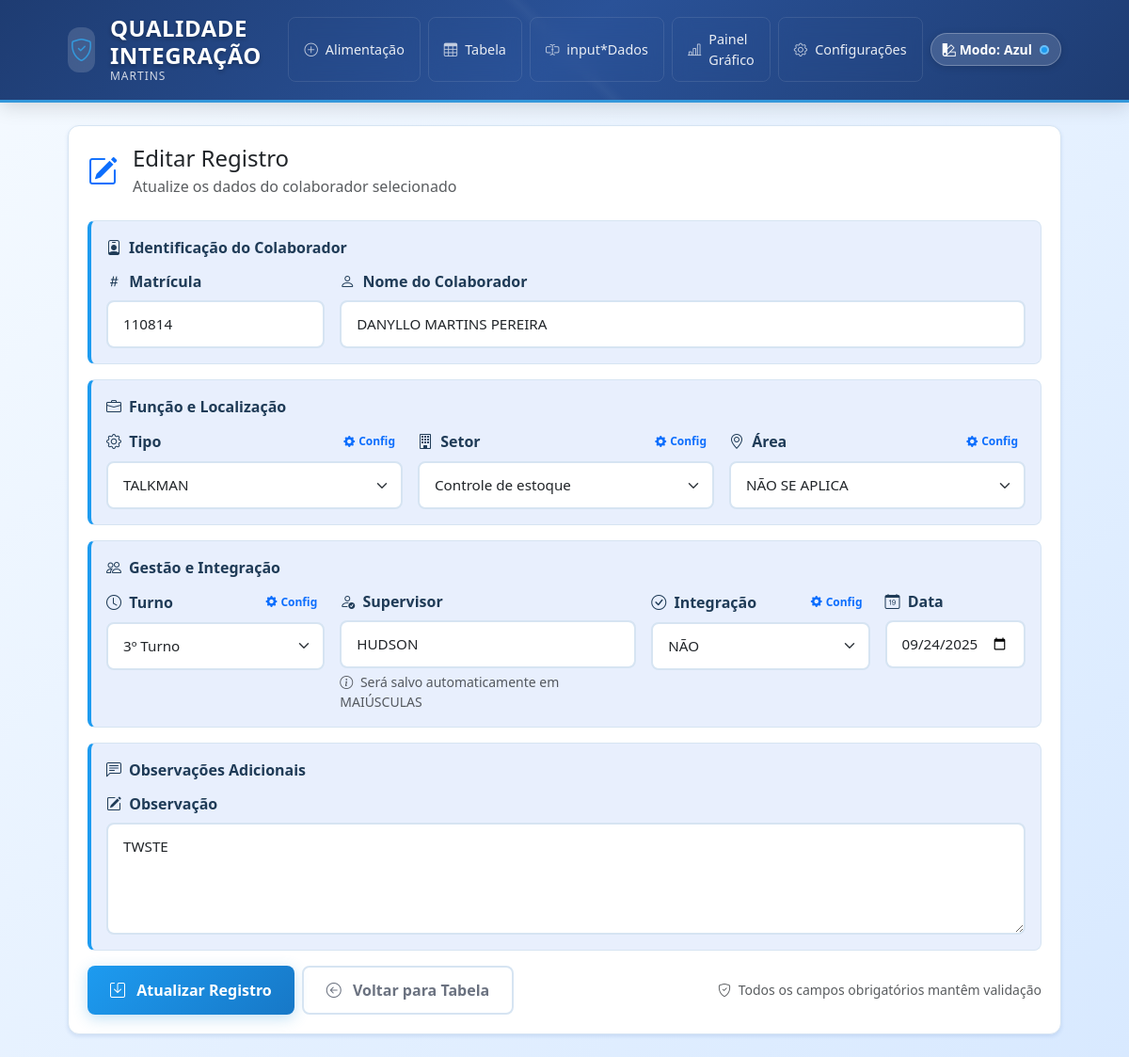
The app's page /tabela/61/editar?min_data=2025-09-04&max_data=2025-10-03&q_nome=&q_matricula=&q_supervisor=&page=1&per_page=25, older data.
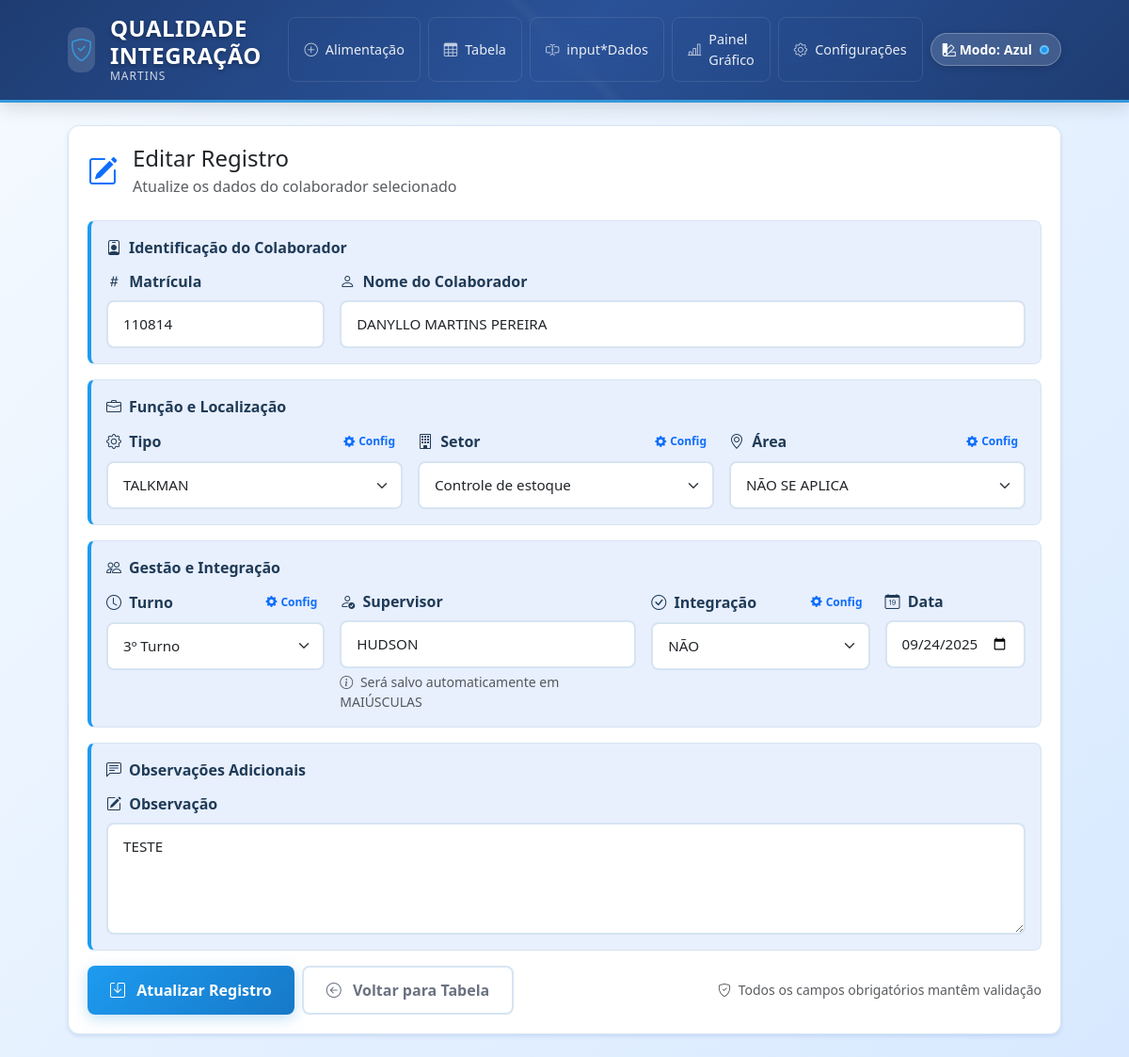
The same page, newer data.
### app/models.py (models this page shows, shortened)
class Colaborador(db.Model):
    __tablename__ = 'colaboradores'
    id = db.Column(db.Integer, primary_key=True)
    matricula = db.Column(db.Integer, nullable=False, index=True)
    nome = db.Column(db.String(120), nullable=False)
    tipo = db.Column(db.String(50), nullable=False)  # from list 'tipo'
    setor = db.Column(db.String(50), nullable=False)  # from list 'setor'
    area = db.Column(db.String(120), nullable=False)  # list 'area' (editable)
    turno = db.Column(db.String(50), nullable=False)  # from list 'turno'
    supervisor = db.Column(db.String(120), nullable=False)  # stored UPPER
    integracao = db.Column(db.String(10), nullable=False)  # from list 'integracao'
    data = db.Column(db.Date, nullable=False, default=datetime.utcnow)
    observacao = db.Column(db.Text, nullable=True)
    created_at = db.Column(db.DateTime, default=datetime.utcnow)

### app/views.py (the view, shortened to what this page needs)
@bp.route('/tabela/<int:item_id>/editar', methods=['GET', 'POST'])
def editar_colaborador(item_id: int):
    col = Colaborador.query.get_or_404(item_id)
    lists = {
        'tipo': get_list('tipo'),
        'setor': get_list('setor'),
        'area': get_list('area'),
        'turno': get_list('turno'),
        'integracao': get_list('integracao'),
    }
    for key in ('tipo', 'setor', 'area', 'turno', 'integracao'):
        current_value = getattr(col, key, None)
        if current_value and current_value not in lists[key]:
            lists[key] = [current_value] + lists[key]
    filters_raw = {
        'min_data': request.args.get('min_data'),
        'max_data': request.args.get('max_data'),
        'q_nome': request.args.get('q_nome'),
        'q_matricula': request.args.get('q_matricula'),
        'q_supervisor': request.args.get('q_supervisor'),
        'page': request.args.get('page', type=int),
        'per_page': request.args.get('per_page', type=int),
    }
    filters = {k: v for k, v in filters_raw.items() if v not in (None, '')}
    return_url = url_for('main.tabela', **filters) if filters else url_for('main.tabela')
    form_action = url_for('main.editar_colaborador', item_id=col.id, **filters) if filters else url_for('main.editar_colaborador', item_id=col.id)
    form_data = {
        'matricula': col.matricula,
        'nome': col.nome,
        'tipo': col.tipo,
        'setor': col.setor,
        'area': col.area,
        'turno': col.turno,
        'supervisor': col.supervisor,
        'integracao': col.integracao,
        'data': col.data.strftime('%Y-%m-%d') if col.data else '',
        'observacao': col.observacao or '',
    }
    return render_template(
        'editar_colaborador.html',
        col=col,
        lists=lists,
        form=form_data,
        form_action=form_action,
        return_url=return_url,
    )

### app/views.py (called while the page is built)
def get_list(nome: str) -> list[str]:
    rows = ConfigList.query.filter_by(nome_lista=nome).order_by(ConfigList.valor.asc()).all()
    return [r.valor for r in rows]

### templates/editar_colaborador.html (shortened to what the changed rows need)
{% extends 'base.html' %}
{% block content %}
<div class="row">
  <div class="col-12">
    <div class="card">
      <div class="card-body">
        <div class="d-flex align-items-center mb-4">
          <div>
            <h2 class="h4 mb-1">Editar Registro</h2>
          </div>
        </div>
        <form method="post" action="{{ form_action }}">
          <div class="field-group">
            <div class="row g-3">
              <div class="col-md-3">
                <label class="form-label">
                  <i class="bi bi-hash me-1"></i>
                  Matrícula
                </label>
                <input name="matricula" type="number" class="form-control" required
                       value="{{ form.matricula }}"
                       placeholder="Ex.: 12345">
              </div>
              <div class="col-md-9">
                <label class="form-label">
                  <i class="bi bi-person me-1"></i>
                  Nome do Colaborador
                </label>
                <input name="nome" type="text" class="form-control" required
                       value="{{ form.nome }}"
                       placeholder="Ex.: Maria Silva Santos">
              </div>
            </div>
          </div>
          <div class="field-group">
            <div class="row g-3">
              <div class="col-md-4">
                <label class="form-label">
                  <i class="bi bi-person-check me-1"></i>
                  Supervisor
                </label>
                <input name="supervisor" type="text" class="form-control" required
                       value="{{ form.supervisor }}"
                       placeholder="Ex.: JOÃO SILVA">
                <div class="form-text">
                  <i class="bi bi-info-circle me-1"></i>
                  Será salvo automaticamente em MAIÚSCULAS
                </div>
              </div>
            </div>
          </div>
          <div class="field-group">
            <div class="row">
              <div class="col-12">
                <label class="form-label">
                  <i class="bi bi-pencil-square me-1"></i>
                  Observação
                </label>
                <textarea name="observacao" class="form-control" rows="4"
                          placeholder="Atualize observações relevantes sobre o colaborador ou processo...">{{ form.observacao }}</textarea>
              </div>
            </div>
          </div>
        </form>
      </div>
    </div>
  </div>
</div>
{% endblock %}

Row changes from the older to the newer data that the page shows:
changed Colaborador "DANYLLO MARTINS PEREIRA": observacao "TWSTE" → "TESTE"
